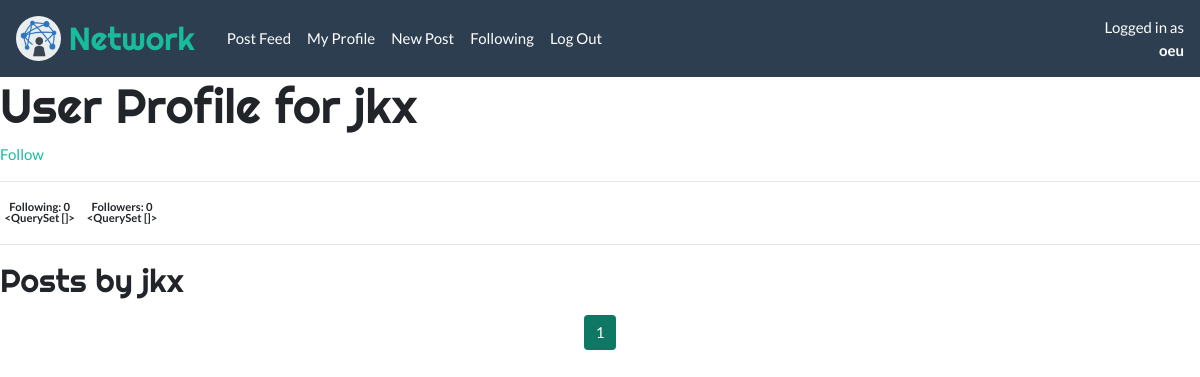
Screenshot of /user/5 (signed in) with the database file from the repository.
### network/models.py (models this page shows)
class User(AbstractUser):
    pass

### network/views.py (the view)
# urls.py: path("user/<int:user_id>", views.user_profile, name="user_profile"),
@login_required
def user_profile(request, user_id):
    profile_user = User.objects.get(pk=user_id)
    posts = (Post.objects
                    .filter(owner=profile_user)
                    .annotate(like_count=Count('likes'))
                    .order_by('-timestamp'))
    likes_by_user = (Like.objects.filter(liker=request.user))
    liked_posts = Post.objects.filter(likes__in=likes_by_user)
    owned_posts = Post.objects.filter(owner=profile_user)
    paginator = Paginator(posts, 10)
    page_number = request.GET.get('page')
    page_obj = paginator.get_page(page_number)
    following = Follower.objects.filter(followed_by=profile_user)
    followers = Follower.objects.filter(following=profile_user)
    context = {
        'profile_owner': profile_user,
        'all_posts': posts,
        'liked_posts': liked_posts,
        'owned_posts': owned_posts,
        'page_obj': page_obj,
        'page_number': page_number,
        'page_range': paginator.page_range,
        'followers': followers,
        'following': following,
    }
    return render(request, "network/user_profile.html", context)

### network/templates/network/user_profile.html
{% extends "network/layout.html" %}
{% load static %}
{% block body %}
{% if profile_owner == request.user %}
    <div class="bg-info px-3 py-1 text-right">
        <h4 class="m-0 text-primary">
            My User Profile
        </h4>
    </div>
{% else %}
    <h1>User Profile for {{  profile_owner.username }}</h1>
    {% if profile_owner in followers.followed_by %}
        <a href='{% url 'follow_toggle' profile_owner.id %}'>Unfollow</a>
    {% else %}
        <a href='{% url 'follow_toggle' profile_owner.id %}'>Follow</a>
    {%endif%}
{% endif %}
<hr>
<div class="badge">
    Following: {{ profile_owner.following.count }}
    <br>
    {{ following }}
</div>
<div class="badge">
    Followers: {{ profile_owner.followed_by.count }}
    <br>
    {{ followers }}
</div>
<hr>
<h3>{% if request.user == profile_owner %} Your Posts {% else %} Posts by {{ profile_owner }} {% endif %}</h3>
{% include "network/posts-masonry.html" %}
{% endblock %}

### network/templates/network/layout.html (shortened to what this page needs)
{% load static %}
<!DOCTYPE html>
<html lang="en">
    <head>
        <link href="{% static 'network/css/bootstrap.min.css' %}" rel="stylesheet">
        <link href="{% static 'network/css/OverlayScrollbars.min.css' %}" rel="stylesheet">
        <link href="{% static 'network/css/fontawesome-all.min.css' %}" rel="stylesheet">
        <link href="{% static 'network/css/styles.css' %}" rel="stylesheet">
    </head>
    <body>
        <nav class="navbar navbar-expand-sm navbar-dark bg-primary">
            <div class="h-100 d-flex">
                <div class="rounded-circle p-1 bg-light mr-2">
                    <img src="{% static 'network/logo.png' %}" class="img-fluid navbar-logo" alt="">
                </div>
                <div class="my-auto">
                    <a class="font-brand h3 d-block my-auto text-decoration-none mr-4" href="#">Network</a>
                </div>
            </div>
            <div class="collapse navbar-collapse" id="navbar-collapse-content">
              <ul class="navbar-nav mr-auto">
                <div class="navbar-collapse">
                    <li class="nav-item">
                    <a class="nav-link" href="{% url 'index' %}">Post Feed</a>
                    </li>
                    {% if user.is_authenticated %}
                        <li class="nav-item">
                            <a class="nav-link" href="{% url 'user_profile' user.id %}">My Profile</a>
                        </li>
                        <li class="nav-item">
                            <a class="nav-link" href="{% url 'index' %}">New Post</a>
                        </li>
                        <li class="nav-item">
                            <a class="nav-link" href="{% url 'following' %}">Following</a>
                        </li>
                        <li class="nav-item">
                            <a class="nav-link" href="{% url 'logout' %}">Log Out</a>
                        </li>
                    {% endif %}
                </div>
              </ul>
              <ul class="navbar-nav">
                    {% if user.is_authenticated %}
                    <li class="nav-item text-right">
                        <span class="text-white">Logged in as</span>
                        <a class="nav-link p-0" href="{% url 'user_profile' user.id %}"><strong>{{ request.user.username }}</strong></a>
                    </li>
                    {% endif %}
              </ul>
            </div>
          </nav>
        <div class="body">
            {% block body %}
            {% endblock %}
        </div>
    </body>
</html>

### network/static/network/css/styles.css (style rules this page uses)
.navbar-logo { max-height: 2.3rem; }
.font-brand, h1, h2, h3, h4, h5, h6 { font-family: 'Righteous', cursive; }

### rows the page displays
User: user.username "oeu"
User: username "jkx", following.count "0", followed_by.count "0"

### other values shown
{{ following }} "<QuerySet []>"
{{ followers }} "<QuerySet []>"
{{ i }} "1"
